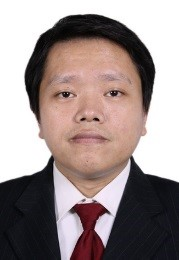
%> input picture CHT/CH01/1.jpg, 179 x 260 px
$ octave fig14.m   (GNU Octave 9; MATLAB toolbox functions it lacks are replaced by stand-ins)
%> lines starting %> are read from the running program, lines starting %| are printed output that depends on the picture; in (x1, y1, x2, y2) boxes, pixels count from 0 and x2, y2 are one past the last pixel; in counts of white or black regions, pixels touching at a corner belong together; the program's own positions count from 1
clc;
clear all;
close all;
x=imread('1.jpg');
%> x is the input picture: size 260x179x3 uint8; mean R, G, B 155.1, 141, 139.3
y=rgb2ycbcr(x); %將彩色圖片從RGB空間轉換到YCbCr色彩空間
%> y: size 260x179x3 uint8; mean of channels 1, 2, 3 140.5, 125.2, 134.3
[a b c]=size(y); %取得圖形的行數、列數、頁數；注意新空間裡圖形是3D陣列
%> a = 260; b = 179; c = 3
cb=double(y(:,:,2)); %得到圖形的Cb分量
cr=double(y(:,:,3)); %得到圖形的Cr分量
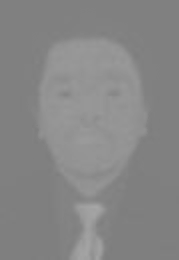
%> cr: size 260x179 double; min 125, max 167, mean 134.3
%下面開始計算每個像素點的膚色機率
for i=1:a;
    for j=1:b
        w=[cb(i,j) cr(i,j)]; %色度矩陣
        m=[110.4516 150.5699]; %膚色均值，可以瞭解為離散高斯分佈的期望值，這個均值需要提前確定，這個是膚色機率模型的明顯不足之處；大家換圖片測試，會發現可能需要修改此參數
        n=[97.0916 23.3700;23.3700 137.9966]; %協方差矩陣，對應此處離散高斯分佈
        p(i,j)=exp((-0.5)*(w-m)*inv(n)*(w-m)'); %計算膚色機率，即相似度
        end
end
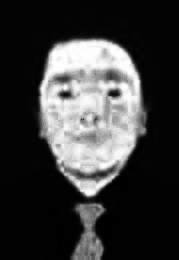
%> p: size 260x179 double; min 0.00123, max 0.998, mean 0.233
z=p./max(max(p));%歸一化結果
%下面開始設定值化
%figure
th=0.5;
for i=1:a
    for j=1:b
        if(z(i,j)>th)
            z(i,j)=1;
        else
            z(i,j)=0;
        end
    end
end
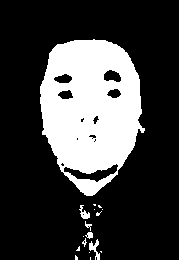
%> z: size 260x179 double; values 0 (black) and 1 (white), 24.9% white; 17 white regions (12 under 20 px), largest, box (x1, y1, x2, y2) and area: (40, 39, 145, 196) 11278, (89, 239, 100, 260) 100, (79, 205, 90, 219) 74, (85, 232, 93, 239) 36, (85, 221, 92, 231) 26
figure;%%開始一邊處理一邊出圖了！
subplot(2,2,1);
imshow(z);
title('Set threshold') %設定值化結果
%下面做數學形態學處理，先後進行了開運算、閉運算、填洞、腐蝕及膨脹動作
se=strel('square',3);
	f=imopen(z,se); %開運算
%> f: size 260x179 double; values 0 (black) and 1 (white), 24.5% white; 7 white regions (2 under 20 px), largest, box (x1, y1, x2, y2) and area: (40, 40, 145, 196) 11252, (89, 241, 99, 250) 57, (82, 213, 90, 219) 38, (88, 232, 93, 238) 29, (96, 254, 100, 260) 21
    f=imclose(f,se); %閉運算
		f=imfill(f,'holes');%填洞
   	se1=strel('square',8);
%建構結構元素（strel是Structuring element的簡寫）
	f=imerode(f,se1); %腐蝕
%> f: size 260x179 double; values 0 (black) and 1 (white), 20.8% white; 2 white regions, box (x1, y1, x2, y2) and area: (43, 43, 137, 169) 9592, (79, 182, 97, 191) 88
	f=imdilate(f,se1); %膨脹
%> f: size 260x179 double; values 0 (black) and 1 (white), 24.7% white; 2 white regions, box (x1, y1, x2, y2) and area: (40, 40, 141, 173) 11188, (76, 179, 101, 195) 326
	%至此得到了一個較純淨的膚色區域
%下面試圖將人臉區域與其它膚色區域分割開
 [L,num]=bwlabel(f,4);
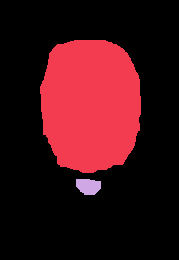
%> L: size 260x179 double; 3 distinct labels, from 0 to 2; one colour per label, 0 black
%> num = 2
%傳回一個和f大小相同的L矩陣,包括標示了f中每個連通區域的類別別標簽,這些標簽的值為1、2、num(連通區域的個數)
	for i=1:num;
	    [r,c]=find(L==i);%第i個連通區域
        len=max(r)-min(r)+1;%區域長度
        wid=max(c)-min(c)+1;%區域寬度
                area_sq=len*wid;%區域面積
        area=size(r,1);%區域大小，即像素點的個數
        %開始判定第i個連通區域是不是人臉區域
        for j=1:size(r,1)
            if(len/wid<.8)|(len/wid>2.4)|size(r,1)<200|area/area_sq<0.55
                L(r(j),c(j))=0;%若果不是人臉區域，則透過給予值將其融入背景色
            else
                continue;
            end
        end
    end
%> this loop made 2 passes
%> (len, wid, area_sq, area) on passes 1 to 2: (133, 101, 13433, 11188), (16, 25, 400, 326)
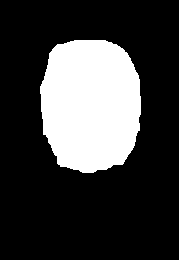
%> L: size 260x179 double; values 0 (black) and 1 (white), 24% white; 1 white region, box (x1, y1, x2, y2) and area: (40, 40, 141, 173) 11188
    subplot(2,2,2);
imshow(L);
title('Face Region')%人臉區域顯示
    w=L&z;
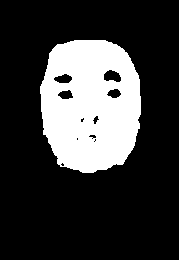
%> w: size 260x179 logical; 22.9% white; 1 white region, box (x1, y1, x2, y2) and area: (40, 40, 141, 173) 10672
%透過邏輯運算，檢驗面部特征點；程式碼開始設定的膚色均值，顯然也會影響這個特征點的檢驗，大家從程式執行結果中也不難看出；請大家試著調整膚色均值，看看執行結果的變化
    subplot(2,2,3);
imshow(w);
title('Features points')%人臉特征點顯示
%開始標示人臉區域，這裡用矩形標示，讀者也可以嘗試用
    [r c]=find(L~=0);
%> r = 11188 values from 41 to 173; c = 11188 values from 41 to 141
    r_min=min(r);
%> r_min = 41
r_max=max(r);
%> r_max = 173
    c_min=min(c);
%> c_min = 41
c_max=max(c);
%> c_max = 141
    subplot(2,2,4);
imshow(x);
title('Detection result')
    rectangle('Position',[c_min r_min c_max-c_min r_max-r_min],'EdgeColor','r');
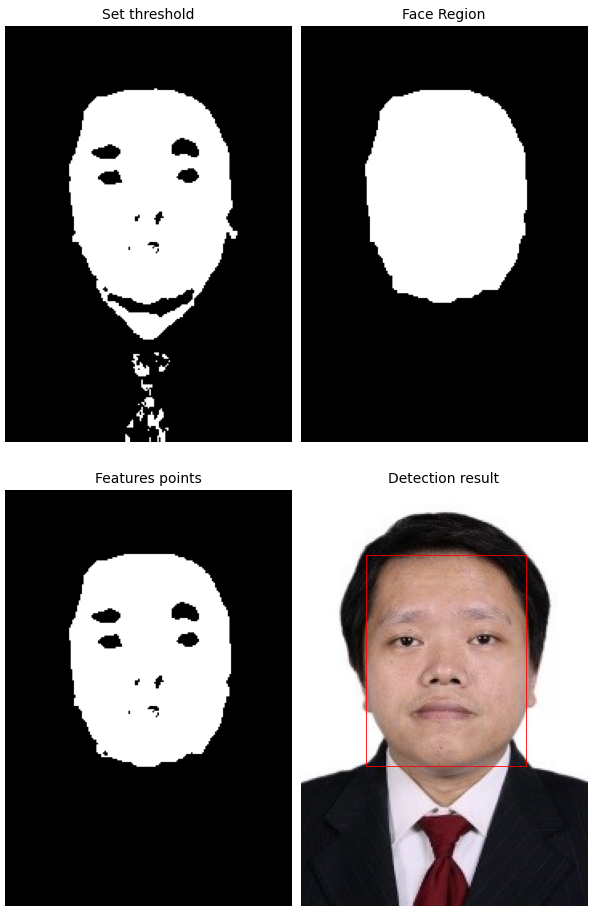
%> figure redrawn from the program's plot data, 4 panels
%以矩形區域為人臉檢驗的結果
